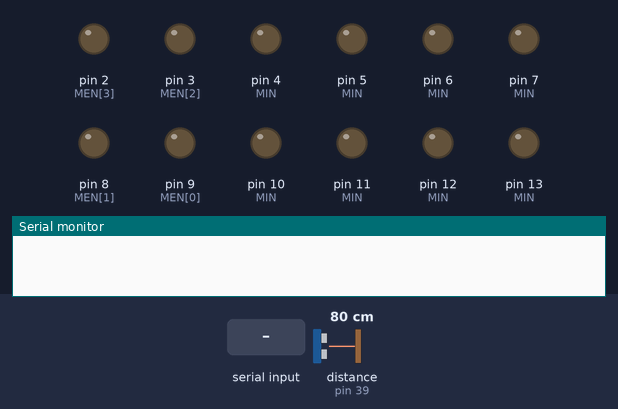
This sketch was run on a simulated Arduino Mega 2560, built with avr-gcc and run on an emulated ATmega2560. Shown: output pins drawn as LEDs (lit = HIGH), the last lines printed to the serial monitor. Inputs (shaded band) come from the test bench; at power-on: distance to the obstacle (sensor on pin 39) 80 cm. The echo pulse lasts 58.3 µs per cm; pins used as bus, display or sensor lines are not drawn.

Above: at 1.2 s.
1.3 s: "1" received over Serial
At 2.4 s:
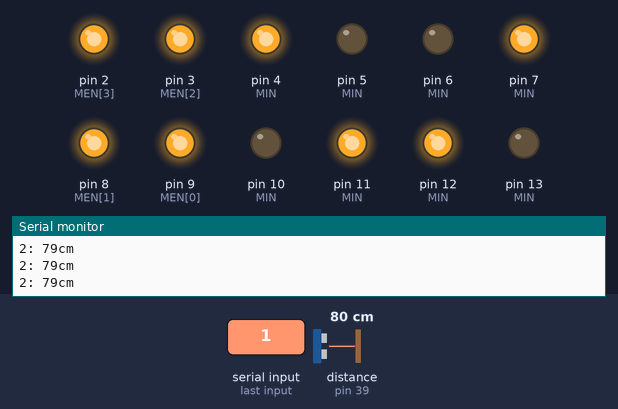
2.8 s: distance to the obstacle (sensor on pin 39) set to 126 cm
5.8 s: distance to the obstacle (sensor on pin 39) set to 136 cm
At 6.1 s:
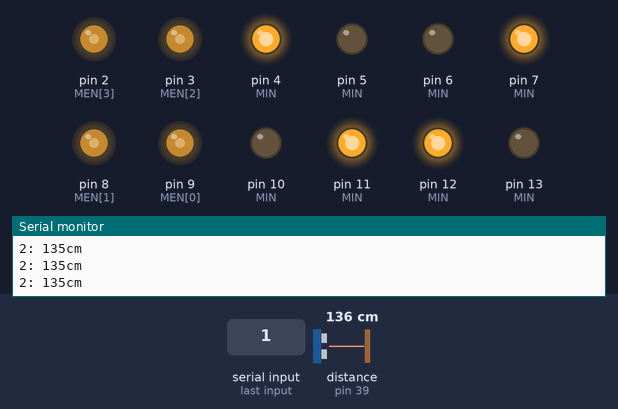
7.3 s: distance to the obstacle (sensor on pin 39) set to 2 cm
At 8.3 s:
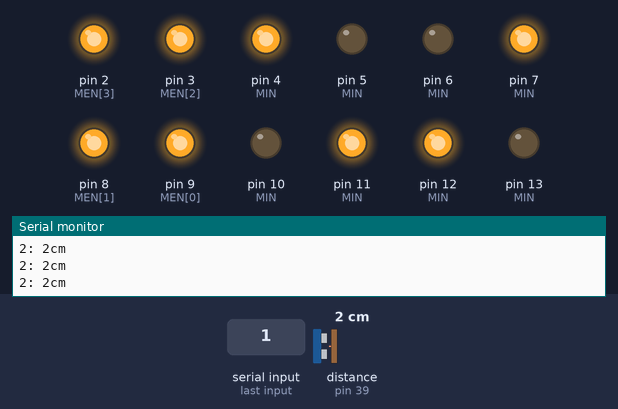
Timing chart, 0 to 9.8 s (numbered marks = the images above; inputs shaded):
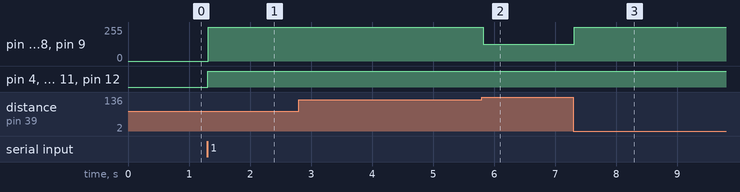

The sketch:

car_0221.ino
```cpp
/*
 * 場佈圖
 * | --------------------------|
 * |  |---|    |---|    |---|  |
 * |    藍       綠       紅    |
 * |  |---|    |---|    |---|  |
 * |                           |
 * |    |---|        |---|     |
 * |    | C |\      /| D |    ||
 * |    |---| \____/ |---|     |
 * |                           |
 * |       ------------        |
 * |                           |
 * |_______             _______|
 * |                           |
 * |  |---|            |---|   |
 * |  | B |            | A |   |
 * |  |---|            |---|   |
 * |---------------------------|
 *
 * 車子構造
 *  |2|-0-----車頭-----1-|0|
 *   |                   |
 *   |                   |
 *   |                   |
 *   |                   |
 *   5                   2
 *   |                   |
 *   |                   |
 *   |                   |
 *   |                   |
 *  |3|-4-------------3-|1|
 *
 *                            ENA  IN1  IN2  IN3  IN4  ENB
 *  右 L298N (0號馬達、1號馬達):   9   13   12   11   10    8
 *  左 L298N (2號馬達、3號馬達):   3    7    6    5    4    2
 */


//=========================== 馬達腳位定義 ===========================//
//// IN:方向 EN:速度
const int MEN[4] = {9, 8, 3, 2};
const int MIN[4][2] = {{13,12},{11,10},{7,6},{5,4}};


//=========================== 超音波腳位定義 ===========================//
const byte trigPin[6] = {29,33,37,41,45,49};
const byte echoPin[6] = {31,35,39,43,47,51};


//=========================== 函式定義 ===========================//
// 基本動作
// reference=參考牆(0=前,1=後,2=左,3=右)
// compare=比較方法(0=大於,1=小於)
// target=目標距離(數值)
// spd=速度(0~255)
void Forward(int reference, int compare, int target, int spd);
void Backward(int reference, int compare, int target, int spd);
void Leftward(int reference, int compare, int target, int spd);
void Rightward(int reference, int compare, int target, int spd);
void Stop();
void Reset_angle(int reference, int spd);
void Reset_dis(int reference, int target, int spd);

// 感應器
int Select_sensor(int reference);
unsigned long sr04(int num);


//=========================== setup ===========================//
void setup(){
  // 設定通訊鮑率
  Serial.begin(9600);

  // 設定馬達控制板腳位
  for(int i=0; i<4; i++){
    pinMode(MEN[i],    OUTPUT);
    pinMode(MIN[i][0], OUTPUT);
    pinMode(MIN[i][1], OUTPUT);
  }

  // 設定超音波感應器腳位
  for(int i=0; i<6; i++){
    pinMode(trigPin[i], OUTPUT);
    pinMode(echoPin[i], INPUT);
  }
}


//=========================== loop ===========================//
void loop(){
  int FLAG=0;
  int i=0;

  while(Serial.read()!='1'){} //串口監視器輸入1以開始
/*
  // 後退(A點至B點)
  Serial.println("Backward Start");
  Backward(1, 1, 25, 255); // 參考牆(後), 距離小於25停止, 速度255
  Serial.println("Backward end");
  delay(2000);

  // 前進(至AB中點)
  Serial.println("Forward Start");
  Forward(1, 0, 130, 255);   // 參考牆(後), 距離大於130停止, 速度255
  Serial.println("Forward end");
  delay(2000);

  // 向左(至中間牆)
  Serial.println("Leftward Start");
  Leftward(2, 1, 25, 255);     // 參考牆(左), 距離小於25停止, 速度255
  Serial.println("Leftward end");
  delay(2000);

  // 後退(至C點右側)
  Serial.println("Backward Start");
  Backward(1, 1, 50, 255);  // 參考牆(後), 距離小於40停止, 速度255
  Serial.println("Backward end");
  delay(2000);
*/
  // 向左(至C點)
  Serial.println("Leftward Start");
  Leftward(3, 0, 160, 255);    // 參考牆(左), 距離小於120停止, 速度255
  Serial.println("Leftward end");
  delay(2000);

}


//=========================== Forward ===========================//
void Forward(int reference, int compare, int target, int spd){

  // 設定比較對象(使用哪顆感應器)
  int sensor_num = Select_sensor(reference);
  float dis = sr04(sensor_num);


  // set motor dir (01:CW, 10:CCW)
  digitalWrite(MIN[0][0],LOW);
  digitalWrite(MIN[0][1],HIGH);
  digitalWrite(MIN[1][0],LOW);
  digitalWrite(MIN[1][1],HIGH);
  digitalWrite(MIN[2][0],HIGH);
  digitalWrite(MIN[2][1],LOW);
  digitalWrite(MIN[3][0],HIGH);
  digitalWrite(MIN[3][1],LOW);

  // 比較方法(大於或小於)
  if(compare==0){
    while(dis <= target){
      dis = sr04(sensor_num);
      if(dis < target-30){
        analogWrite(MEN[0],spd);
        analogWrite(MEN[1],spd);
        analogWrite(MEN[2],spd);
        analogWrite(MEN[3],spd);
      }else{
        analogWrite(MEN[0],spd*0.5);
        analogWrite(MEN[1],spd*0.5);
        analogWrite(MEN[2],spd*0.5);
        analogWrite(MEN[3],spd*0.5);
      }
    }
  }else{
    while(dis >= target){
      dis = sr04(sensor_num);
      if(dis>target+30){
        analogWrite(MEN[0],spd);
        analogWrite(MEN[1],spd);
        analogWrite(MEN[2],spd);
        analogWrite(MEN[3],spd);
      }else{
        analogWrite(MEN[0],spd*0.5);
        analogWrite(MEN[1],spd*0.5);
        analogWrite(MEN[2],spd*0.5);
        analogWrite(MEN[3],spd*0.5);
      }
    }
  }
  Stop();
}


//=========================== Backward ===========================//
void Backward(int reference, int compare, int target, int spd){

  // 設定比較對象(使用哪顆感應器)
  int sensor_num = Select_sensor(reference);
  float dis = sr04(sensor_num);

  // set motor dir (01:CW, 10:CCW)
  digitalWrite(MIN[0][0],HIGH);
  digitalWrite(MIN[0][1],LOW);
  digitalWrite(MIN[1][0],HIGH);
  digitalWrite(MIN[1][1],LOW);
  digitalWrite(MIN[2][0],LOW);
  digitalWrite(MIN[2][1],HIGH);
  digitalWrite(MIN[3][0],LOW);
  digitalWrite(MIN[3][1],HIGH);

  // 比較方法(大於或小於)
  if(compare==0){
    while(dis <= target){
      dis = sr04(sensor_num);
      if(dis < target-30){
        analogWrite(MEN[0],spd);
        analogWrite(MEN[1],spd);
        analogWrite(MEN[2],spd);
        analogWrite(MEN[3],spd);
      }else{
        analogWrite(MEN[0],spd*0.5);
        analogWrite(MEN[1],spd*0.5);
        analogWrite(MEN[2],spd*0.5);
        analogWrite(MEN[3],spd*0.5);
      }
    }
  }else{
    while(dis >= target){
      dis = sr04(sensor_num);
      if(dis>target+30){
        analogWrite(MEN[0],spd);
        analogWrite(MEN[1],spd);
        analogWrite(MEN[2],spd);
        analogWrite(MEN[3],spd);
      }else{
        analogWrite(MEN[0],spd*0.5);
        analogWrite(MEN[1],spd*0.5);
        analogWrite(MEN[2],spd*0.5);
        analogWrite(MEN[3],spd*0.5);
      }
    }
  }
  Stop();
}


//=========================== Leftward ===========================//
void Leftward(int reference, int compare, int target, int spd){
  // 設定比較對象(使用哪顆感應器)
  int sensor_num = Select_sensor(reference);
  float dis = sr04(sensor_num);

  // set motor dir (01:CW, 10:CCW)
  digitalWrite(MIN[0][0],LOW);
  digitalWrite(MIN[0][1],HIGH);
  digitalWrite(MIN[1][0],HIGH);
  digitalWrite(MIN[1][1],LOW);
  digitalWrite(MIN[2][0],HIGH);
  digitalWrite(MIN[2][1],LOW);
  digitalWrite(MIN[3][0],LOW);
  digitalWrite(MIN[3][1],HIGH);

  // 比較方法(大於或小於)
  if(compare==0){
    while(dis <= target){
      dis = sr04(sensor_num);
      if(dis < target-30){
        analogWrite(MEN[0],spd);
        analogWrite(MEN[1],spd);
        analogWrite(MEN[2],spd);
        analogWrite(MEN[3],spd);
      }else{
        analogWrite(MEN[0],spd*0.5);
        analogWrite(MEN[1],spd*0.5);
        analogWrite(MEN[2],spd*0.5);
        analogWrite(MEN[3],spd*0.5);
      }
    }
  }else{
    while(dis >= target){
      dis = sr04(sensor_num);
      if(dis>target+30){
        analogWrite(MEN[0],spd);
        analogWrite(MEN[1],spd);
        analogWrite(MEN[2],spd);
        analogWrite(MEN[3],spd);
      }else{
        analogWrite(MEN[0],spd*0.5);
        analogWrite(MEN[1],spd*0.5);
        analogWrite(MEN[2],spd*0.5);
        analogWrite(MEN[3],spd*0.5);
      }
    }
  }
  Stop();
}


//=========================== Rightward ===========================//
void Rightward(int reference, int compare, int target, int spd){
  // 設定比較對象(使用哪顆感應器)
  int sensor_num = Select_sensor(reference);
  float dis = sr04(sensor_num);

  // set motor dir (01:CW, 10:CCW)
  digitalWrite(MIN[0][0],HIGH);
  digitalWrite(MIN[0][1],LOW);
  digitalWrite(MIN[1][0],LOW);
  digitalWrite(MIN[1][1],HIGH);
  digitalWrite(MIN[2][0],LOW);
  digitalWrite(MIN[2][1],HIGH);
  digitalWrite(MIN[3][0],HIGH);
  digitalWrite(MIN[3][1],LOW);

  // 比較方法(大於或小於)
  if(compare==0){
    while(dis <= target){
      dis = sr04(sensor_num);
      if(dis < target-30){
        analogWrite(MEN[0],spd);
        analogWrite(MEN[1],spd);
        analogWrite(MEN[2],spd);
        analogWrite(MEN[3],spd);
      }else{
        analogWrite(MEN[0],spd*0.5);
        analogWrite(MEN[1],spd*0.5);
        analogWrite(MEN[2],spd*0.5);
        analogWrite(MEN[3],spd*0.5);
      }
    }
  }else{
    while(dis >= target){
      dis = sr04(sensor_num);
      if(dis>target+30){
        analogWrite(MEN[0],spd);
        analogWrite(MEN[1],spd);
        analogWrite(MEN[2],spd);
        analogWrite(MEN[3],spd);
      }else{
        analogWrite(MEN[0],spd*0.5);
        analogWrite(MEN[1],spd*0.5);
        analogWrite(MEN[2],spd*0.5);
        analogWrite(MEN[3],spd*0.5);
      }
    }
  }
  Stop();
}


//=========================== Stop ===========================//
void Stop(){
  digitalWrite(MIN[0][0],LOW);
  digitalWrite(MIN[0][1],LOW);
  digitalWrite(MIN[1][0],LOW);
  digitalWrite(MIN[1][1],LOW);
  digitalWrite(MIN[2][0],LOW);
  digitalWrite(MIN[2][1],LOW);
  digitalWrite(MIN[3][0],LOW);
  digitalWrite(MIN[3][1],LOW);
  analogWrite(MEN[0],0);
  analogWrite(MEN[1],0);
  analogWrite(MEN[2],0);
  analogWrite(MEN[3],0);
}


//=========================== Reset Angle ===========================//
void Reset_angle(int reference, int spd_turn){
  float dis3 = sr04(3);
  float dis4 = sr04(4);
  int min = -10;
  int max = 10;
  while((dis3-dis4) < min || (dis3-dis4) > max){
    if ((dis3-dis4) < min){         //超聲波4比較近
      digitalWrite(MIN[0][0],HIGH);  //順時針轉
      digitalWrite(MIN[0][1],LOW);
      digitalWrite(MIN[1][0],HIGH);
      digitalWrite(MIN[1][1],LOW);
      digitalWrite(MIN[2][0],HIGH);
      digitalWrite(MIN[2][1],LOW);
      digitalWrite(MIN[3][0],HIGH);
      digitalWrite(MIN[3][1],LOW);
      analogWrite(MEN[0],spd_turn);
      analogWrite(MEN[1],spd_turn);
      analogWrite(MEN[2],spd_turn);
      analogWrite(MEN[3],spd_turn);
    }else if((dis3-dis4) > max){      //超聲波3比較近
      digitalWrite(MIN[0][0],LOW);    //逆時針轉
      digitalWrite(MIN[0][1],HIGH);
      digitalWrite(MIN[1][0],LOW);
      digitalWrite(MIN[1][1],HIGH);
      digitalWrite(MIN[2][0],LOW);
      digitalWrite(MIN[2][1],HIGH);
      digitalWrite(MIN[3][0],LOW);
      digitalWrite(MIN[3][1],HIGH);
      analogWrite(MEN[0],spd_turn);
      analogWrite(MEN[1],spd_turn);
      analogWrite(MEN[2],spd_turn);
      analogWrite(MEN[3],spd_turn);
    }
  }
}


void Reset_dis(int reference, int target, int spd){

}


int Select_sensor(int reference){
  // 輸入參考面 輸出感應器編號
  int sensor = 0;
  if(reference==0){
    return 1;
  }else if(reference==1){
    return 3;
  }else if(reference==2){
    return 5;
  }else{
    return 2;
  }
}


unsigned long sr04(int num) {
  digitalWrite(trigPin[num], HIGH);
  delayMicroseconds(10);
  digitalWrite(trigPin[num], LOW);

  float d = pulseIn(echoPin[num], HIGH) * 0.017;

  Serial.print(num);
  Serial.print(": ");
  Serial.print(d,0);
  Serial.println("cm ");

  return d;
}
```

Measured:
- the behaviour switches between 131 and 132 cm on distance to the obstacle (sensor on pin 39) (found by bisection; images 1 and 2)
- after the input at 1.3 s, pin 2 (MEN[3]), pin 3 (MEN[2]), pin 8 (MEN[1]), pin 9 (MEN[0]): 0/255 → 255/255 at once; pin 4 (MIN), pin 7 (MIN), pin 11 (MIN), pin 12 (MIN): LOW → HIGH at once
- after the input at 5.8 s, pin 2 (MEN[3]), pin 3 (MEN[2]), pin 8 (MEN[1]), pin 9 (MEN[0]): 255/255 → 127/255 at once
- after the input at 7.3 s, pin 2 (MEN[3]), pin 3 (MEN[2]), pin 8 (MEN[1]), pin 9 (MEN[0]): 127/255 → 255/255 at once
